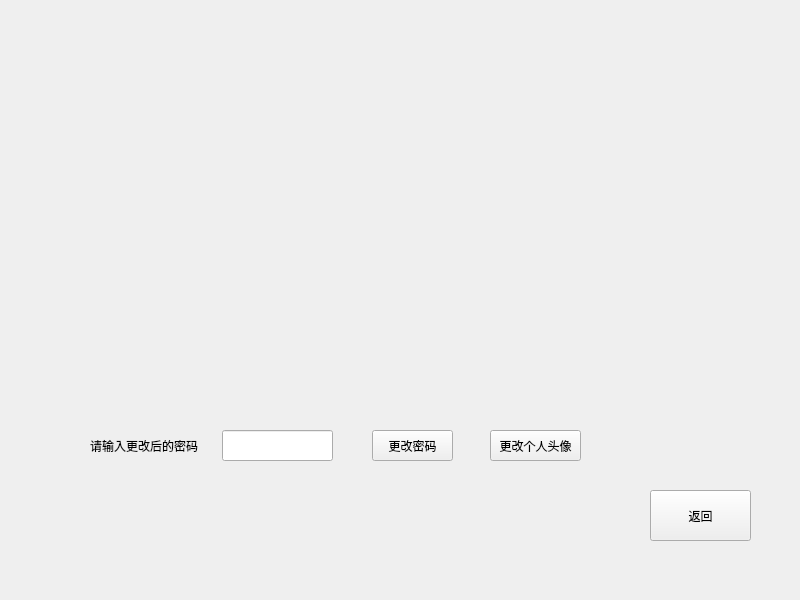
<?xml version="1.0" encoding="UTF-8"?>
<ui version="4.0">
 <class>StudentView</class>
 <widget class="QWidget" name="StudentView">
  <property name="geometry">
   <rect>
    <x>0</x>
    <y>0</y>
    <width>800</width>
    <height>600</height>
   </rect>
  </property>
  <property name="windowTitle">
   <string>Form</string>
  </property>
  <widget class="QPushButton" name="PasswordBtn">
   <property name="geometry">
    <rect>
     <x>372</x>
     <y>430</y>
     <width>81</width>
     <height>31</height>
    </rect>
   </property>
   <property name="text">
    <string>更改密码</string>
   </property>
  </widget>
  <widget class="QLineEdit" name="PasswordlineEdit">
   <property name="geometry">
    <rect>
     <x>222</x>
     <y>430</y>
     <width>111</width>
     <height>31</height>
    </rect>
   </property>
  </widget>
  <widget class="QLabel" name="label_2">
   <property name="geometry">
    <rect>
     <x>90</x>
     <y>430</y>
     <width>121</width>
     <height>31</height>
    </rect>
   </property>
   <property name="text">
    <string>请输入更改后的密码</string>
   </property>
  </widget>
  <widget class="QPushButton" name="ReturnwinBtn">
   <property name="geometry">
    <rect>
     <x>650</x>
     <y>490</y>
     <width>101</width>
     <height>51</height>
    </rect>
   </property>
   <property name="text">
    <string>返回</string>
   </property>
  </widget>
  <widget class="QPushButton" name="addpictureBtn">
   <property name="geometry">
    <rect>
     <x>490</x>
     <y>430</y>
     <width>91</width>
     <height>31</height>
    </rect>
   </property>
   <property name="text">
    <string>更改个人头像</string>
   </property>
  </widget>
  <widget class="QLabel" name="label">
   <property name="geometry">
    <rect>
     <x>590</x>
     <y>50</y>
     <width>161</width>
     <height>141</height>
    </rect>
   </property>
   <property name="text">
    <string/>
   </property>
  </widget>
  <widget class="QLabel" name="idlabel">
   <property name="geometry">
    <rect>
     <x>110</x>
     <y>55</y>
     <width>331</width>
     <height>21</height>
    </rect>
   </property>
   <property name="text">
    <string/>
   </property>
  </widget>
  <widget class="QLabel" name="sexlabel">
   <property name="geometry">
    <rect>
     <x>110</x>
     <y>130</y>
     <width>331</width>
     <height>21</height>
    </rect>
   </property>
   <property name="text">
    <string/>
   </property>
  </widget>
  <widget class="QLabel" name="namelabel">
   <property name="geometry">
    <rect>
     <x>110</x>
     <y>90</y>
     <width>361</width>
     <height>31</height>
    </rect>
   </property>
   <property name="text">
    <string/>
   </property>
  </widget>
  <widget class="QLabel" name="agelabel">
   <property name="geometry">
    <rect>
     <x>110</x>
     <y>170</y>
     <width>311</width>
     <height>21</height>
    </rect>
   </property>
   <property name="text">
    <string/>
   </property>
  </widget>
  <widget class="QLabel" name="majorlabel">
   <property name="geometry">
    <rect>
     <x>110</x>
     <y>210</y>
     <width>311</width>
     <height>21</height>
    </rect>
   </property>
   <property name="text">
    <string/>
   </property>
  </widget>
  <widget class="QLabel" name="classlabel">
   <property name="geometry">
    <rect>
     <x>110</x>
     <y>250</y>
     <width>361</width>
     <height>21</height>
    </rect>
   </property>
   <property name="text">
    <string/>
   </property>
  </widget>
  <widget class="QLabel" name="phonelabel">
   <property name="geometry">
    <rect>
     <x>110</x>
     <y>290</y>
     <width>341</width>
     <height>31</height>
    </rect>
   </property>
   <property name="text">
    <string/>
   </property>
  </widget>
  <widget class="QLabel" name="roomlabel">
   <property name="geometry">
    <rect>
     <x>110</x>
     <y>330</y>
     <width>371</width>
     <height>31</height>
    </rect>
   </property>
   <property name="text">
    <string/>
   </property>
  </widget>
  <widget class="QLabel" name="bedlabel">
   <property name="geometry">
    <rect>
     <x>110</x>
     <y>380</y>
     <width>311</width>
     <height>31</height>
    </rect>
   </property>
   <property name="text">
    <string/>
   </property>
  </widget>
 </widget>
 <resources/>
 <connections/>
</ui>
